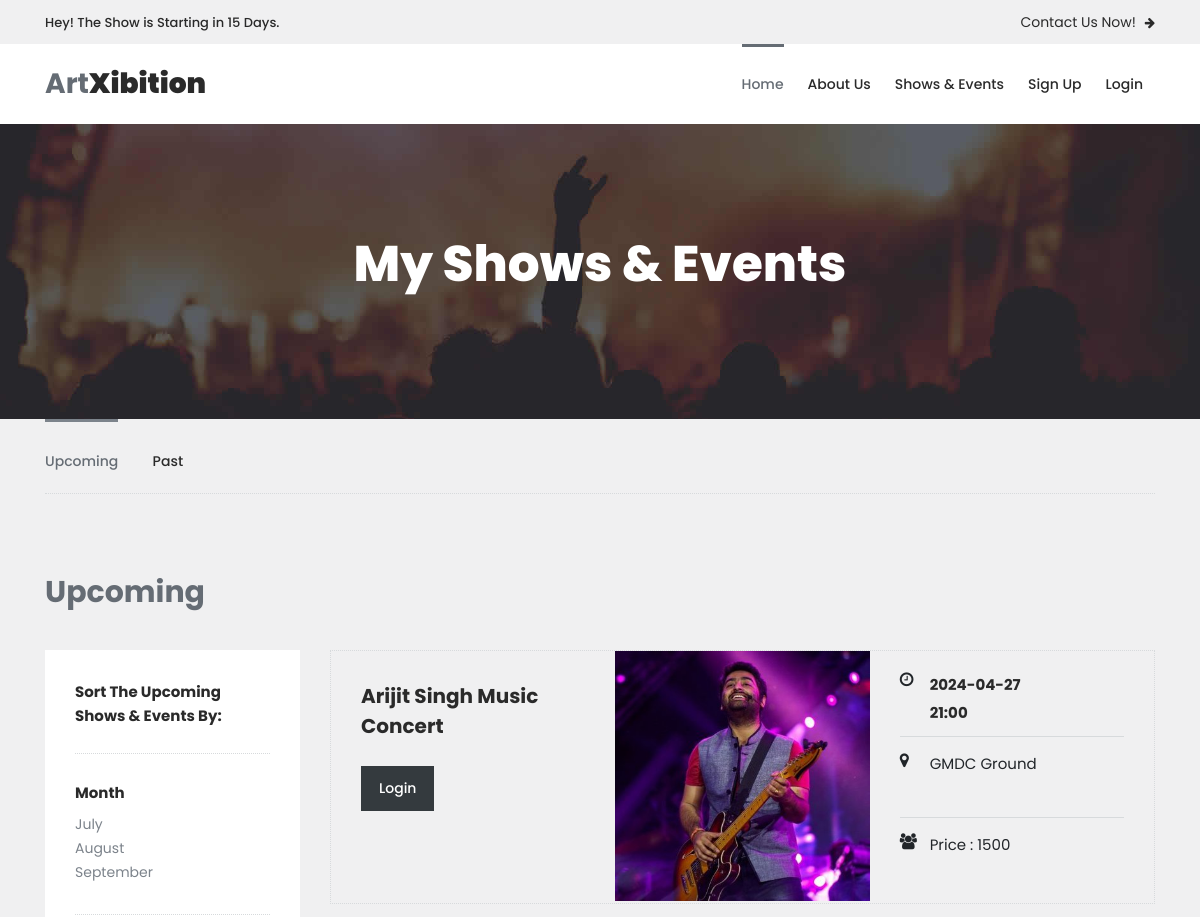
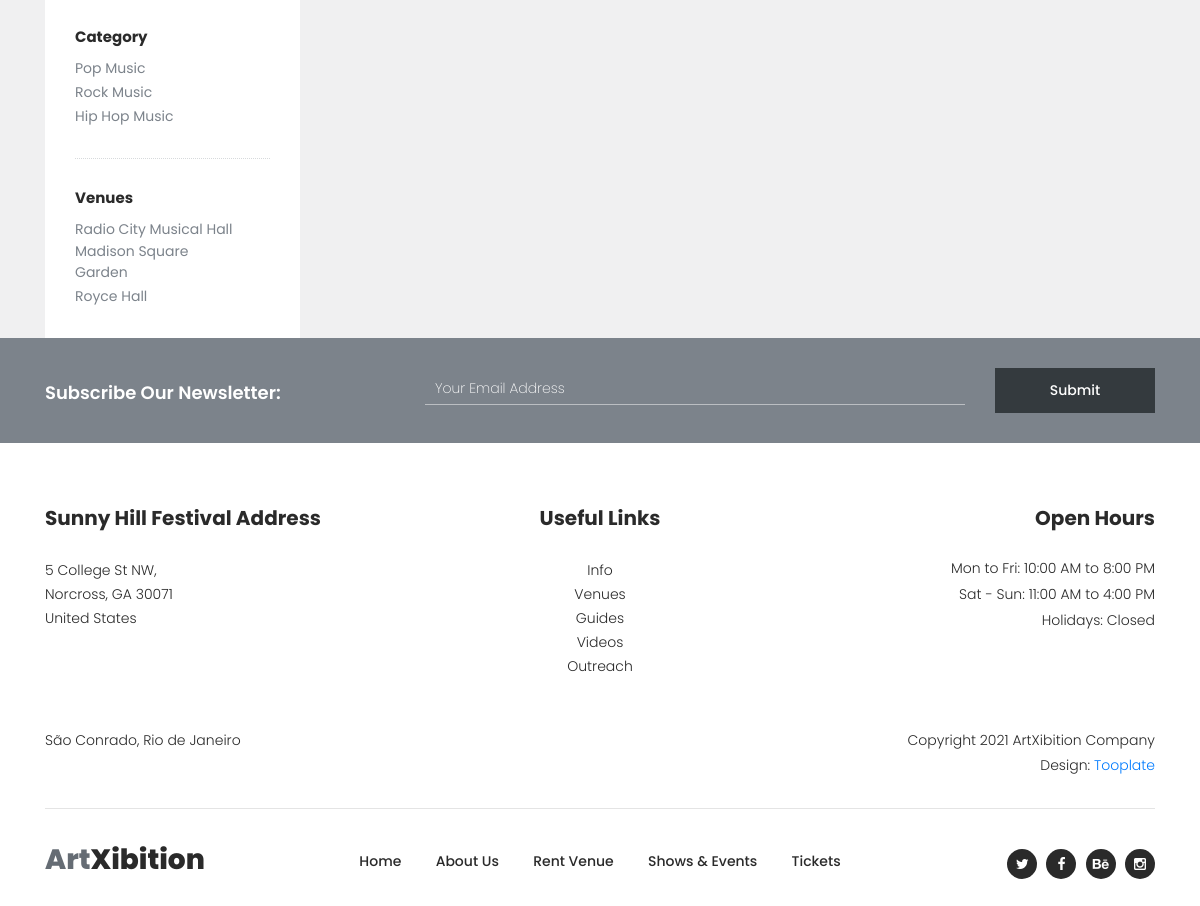
The app's page /event-details/2/ with its own data (2 pictures, top to bottom).
### myapp/models.py (models this page shows, shortened)
class Event(models.Model):
	manager=models.ForeignKey(User,on_delete=models.CASCADE)
	event_name=models.CharField(max_length=100)
	event_date=models.CharField(max_length=100)
	event_time=models.CharField(max_length=100)
	event_venue=models.TextField()
	event_picture=models.ImageField(upload_to="event_picture/")
	event_price=models.PositiveIntegerField()

### myapp/views.py (the view)
# urls.py: path('event-details/<int:pk>/',views.event_details,name='event-details'),
def event_details(request,pk):
	event=Event.objects.get(pk=pk)
	return render(request,'event-details.html',{'event':event})

### myapp/templates/event-details.html (shortened to what this page needs)
{% extends 'header.html' %}
{% load static %}
{% block content %}
<!DOCTYPE html>
<html lang="en">
<head>
</head>
<body>
    <div class="page-heading-shows-events">
        <div class="container">
            <div class="row">
                <div class="col-lg-12">
                    <h2>My Shows & Events</h2>
                </div>
            </div>
        </div>
    </div>
    <div class="shows-events-tabs">
        <div class="container">
            <div class="row">
                <div class="col-lg-12">
                    <div class="row" id="tabs">
                        <div class="col-lg-12">
                            <div class="heading-tabs">
                                <div class="row">
                                    <div class="col-lg-8">
                                        <ul>
                                          <li><a href='#tabs-1'>Upcoming</a></li>
                                          <li><a href='#tabs-2'>Past</a></a></li>
                                      </ul>
                                  </div>
                              </div>
                          </div>
                      </div>
                      <div class="col-lg-12">
                        <section class='tabs-content'>
                            <article id='tabs-1'>
                                <div class="row">
                                    <div class="col-lg-12">
                                        <div class="heading"><h2>Upcoming</h2></div>
                                    </div>
                                    <div class="col-lg-3">
                                        <div class="sidebar">
                                            <div class="row">
                                                <div class="col-lg-12">
                                                    <div class="heading-sidebar">
                                                        <h4>Sort The Upcoming Shows & Events By:</h4>
                                                    </div>
                                                </div>
                                                <div class="col-lg-12">
                                                    <div class="month">
                                                        <h6>Month</h6>
                                                        <ul>
                                                            <li><a href="#">July</a></li>
                                                            <li><a href="#">August</a></li>
                                                            <li><a href="#">September</a></li>
                                                        </ul>
                                                    </div>
                                                </div>
                                                <div class="col-lg-12">
                                                    <div class="category">
                                                        <h6>Category</h6>
                                                        <ul>
                                                            <li><a href="#">Pop Music</a></li>
                                                            <li><a href="#">Rock Music</a></li>
                                                            <li><a href="#">Hip Hop Music</a></li>
                                                        </ul>
                                                    </div>
                                                </div>
                                                <div class="col-lg-12">
                                                    <div class="venues">
                                                        <h6>Venues</h6>
                                                        <ul>
                                                            <li><a href="#">Radio City Musical Hall</a></li>
                                                            <li><a href="#">Madison Square Garden</a></li>
                                                            <li><a href="#">Royce Hall</a></li>
                                                        </ul>
                                                    </div>
                                                </div>
                                            </div>
                                        </div>
                                    </div>
                                    <div class="col-lg-9">
                                        <div class="row">
                                            <div class="col-lg-12">
                                                <div class="event-item">
                                                    <div class="row">
                                                        <div class="col-lg-4">
                                                            <div class="left-content">
                                                                <h4>{{event.event_name}}</h4>
                                                                <div class="main-dark-button">
                                                                    {% if request.session.email %}
                                                                    <a href="{% url 'book-event' pk=event.pk %}">Book Event</a>
                                                                {% else %}
                                                                    <a href="{% url 'login' %}">Login</a>
                                                                {% endif %}
                                                                </div>
                                                            </div>
                                                        </div>
                                                        <div class="col-lg-4">
                                                            <div class="thumb">
                                                                <img src="{{event.event_picture.url}}" alt="" style="height: 250px;width: 300px;">
                                                            </div>
                                                        </div>
                                                        <div class="col-lg-4">
                                                            <div class="right-content">
                                                                <ul>
                                                                    <li>
                                                                        <i class="fa fa-clock-o"></i>
                                                                        <h6>{{event.event_date}}<br>{{event.event_time}}</h6>
                                                                    </li>
                                                                    <li>
                                                                        <i class="fa fa-map-marker"></i>
                                                                        <span>{{event.event_venue}}</span>
                                                                    </li>
                                                                    <li>
                                                                        <i class="fa fa-users"></i>
                                                                        <span>Price : {{event.event_price}}</span>
                                                                    </li>
                                                                </ul>
                                                            </div>
                                                        </div>
                                                    </div>
                                                </div>
                                            </div>
                                        </div>
                                    </div>
                                </div>
                            </article>
                        </section>
                    </div>
                </div>
            </div>
        </div>
    </div>
</div>
<div class="subscribe">
    <div class="container">
        <div class="row">
            <div class="col-lg-4">
                <h4>Subscribe Our Newsletter:</h4>
            </div>
            <div class="col-lg-8">
                <form id="subscribe" action="" method="get">
                    <div class="row">
                      <div class="col-lg-9">
                        <fieldset>
                          <input name="email" type="text" id="email" pattern="[^ @]*@[^ @]*" placeholder="Your Email Address" required="">
                      </fieldset>
                  </div>
                  <div class="col-lg-3">
                    <fieldset>
                      <button type="submit" id="form-submit" class="main-dark-button">Submit</button>
                  </fieldset>
              </div>
          </div>
      </form>
  </div>
</div>
</div>
</div>
</body>
</html>
{% endblock %}

### records on screen
Event: event_name "Arijit Singh Music Concert", event_picture (picture), event_date "2024-04-27", event_time "21:00", event_venue "GMDC Ground", event_price "1500"
